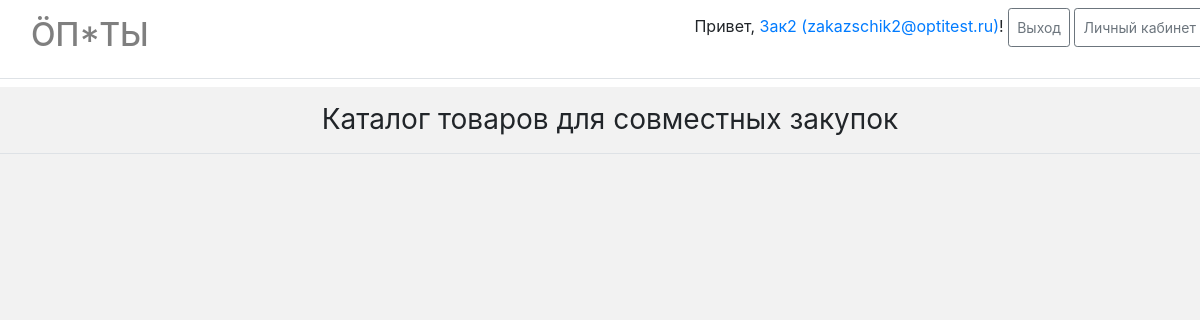
The app's page /catalog/ (signed in), older data.
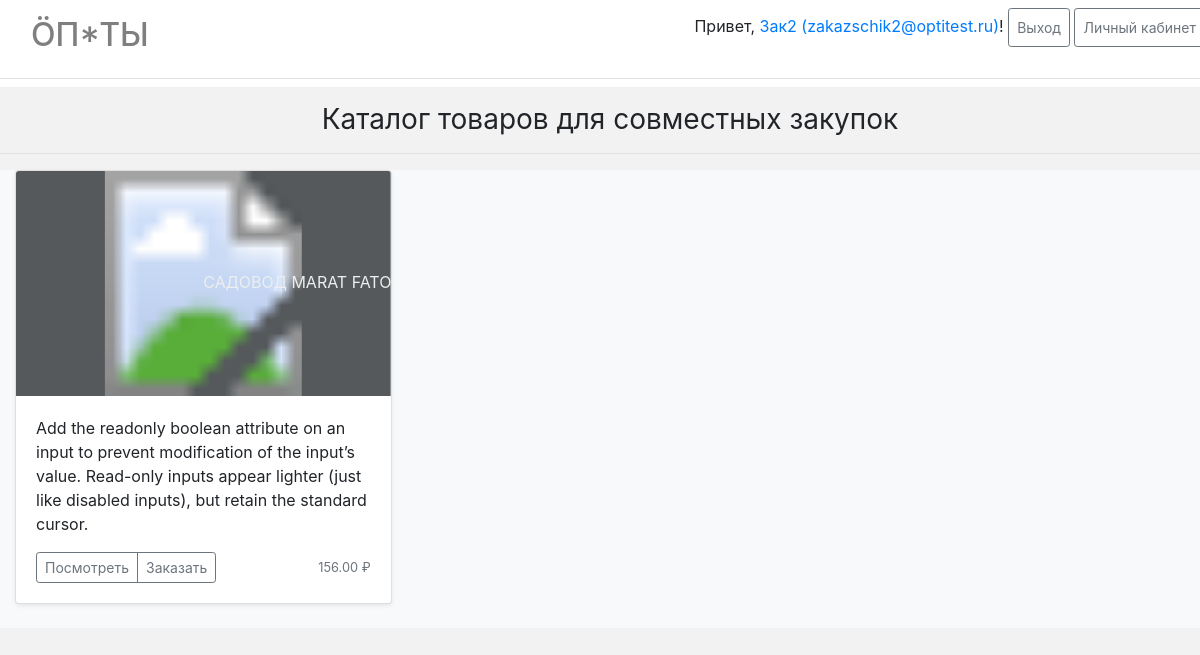
The same page, newer data.
### main/models.py (models this page shows, shortened)
class User(AbstractUser):
    USERNAME_FIELD = 'email'
    REQUIRED_FIELDS = []
    username = None
    email = models.EmailField('Email', unique=True)
    phone = models.CharField('Телефон', max_length=20)
    location = models.CharField('Адрес доставки', max_length=255)
    birth_date = models.DateField('Дата рождения', blank=True, default='')
    role = models.PositiveSmallIntegerField('Роль', choices=tuple(Roles), default=Roles.UNREGISTERED)
    balance = models.DecimalField(max_digits=10, decimal_places=2, default=0)
    objects = CustomUserManager()
    class Meta:
        ordering = ('role',)

class Product(ModelWithTimestamp, ModelWithUser):
    objects = ProductManager()
    name = models.CharField(verbose_name='Название',  max_length=100, default='')
    image = models.ImageField(verbose_name='Фото товара', upload_to=get_path_to_product_image)
    place = models.CharField(verbose_name='Место', max_length=150, default='')
    price = models.DecimalField(verbose_name='Цена', max_digits=10, decimal_places=2, default=0)
    comment = models.CharField(verbose_name='Комментарий к товару', max_length=255, default='')
    quantity = models.PositiveIntegerField(verbose_name='Количество', default=0)
    shopping_type = models.PositiveSmallIntegerField(verbose_name='Вид закупки',
                                                     default=ShoppingTypes.INDIVIDUAL,
                                                     choices=tuple(ShoppingTypes))

### main/views.py (the view, shortened to what this page needs)
# urls.py: path('catalog/', main_views.CatalogOrderItems.as_view(), name='catalog'),
class CatalogOrderItems(LoginRolesRequiredViewMixin, CommonContextViewMixin, CreateView):
    template_name = 'main/catalog_items.html'
    url_name = 'catalog'
    form_class = ProductForm
    model = _models.Product
    allowed_roles = (Roles.ZAKAZSCHIK,)
    def __init__(self, *args, **kwargs):
        self.order_id = None
        super().__init__(*args, **kwargs)
    def get_context_data(self, **kwargs):
        context = super().get_context_data(**kwargs)
        context['products'] = _models.Product.objects.get_joint_products()
        context['MEDIA_URL'] = settings.MEDIA_URL
        return context
    def dispatch(self, request, *args, **kwargs):
        self.order_id = kwargs.pop('pk', None)
        return super().dispatch(request, *args, **kwargs)

### main/core/view_mixins.py (called while the page is built)
    def dispatch(self, request, *args, **kwargs):
        self.user = request.user
        if not self.user.is_authenticated:
            return self.handle_no_permission()
        if self.user.role not in self.allowed_roles and self.user.role != Roles.ADMINISTRATOR:
            return self.handle_no_permission()
        return super().dispatch(request, *args, **kwargs)

    def get_context_data(self, **kwargs):
        context = super().get_context_data(**kwargs)
        context['shop_title'] = SHOP_TITLE
        if self.user.is_authenticated:
            context['user_pk'] = self.user.pk
            context['email'] = self.user.email
            context['user_role'] = self.user.role
            context['roles'] = Roles
            context['user_is_authenticated'] = True
            context['user_first_name'] = self.user.first_name
            context['user_last_name'] = self.user.last_name
        return context

    def dispatch(self, request, *args, **kwargs):
        self.user = request.user
        return super().dispatch(request, *args, **kwargs)

### main/models.py (called while the page is built)
    def get_joint_products(self, **kwargs):
        return Product.objects.filter(shopping_type=ShoppingTypes.JOINT, **kwargs)

### main/templates/main/catalog_items.html (shortened to what this page needs)
{% extends 'base.html' %}
{% block content %}
<div>
    <h3 class="font-weight-normal text-center py-3 border-bottom" style="margin-block-start: 0;  margin-block-end: 0;">
        Каталог товаров для совместных закупок</h3>
    <div class="bg-light mt-3">
        <div class="container">
                  <div class="row">
        {% for p in products %}
            <div class="col-md-4">
              <div class="card mb-4 shadow-sm">
                <svg class="bd-placeholder-img card-img-top" width="100%" height="225" xmlns="http://www.w3.org/2000/svg" preserveAspectRatio="xMidYMid slice" focusable="false" role="img" aria-label="Placeholder: Thumbnail">
                    <title>Placeholder</title>
                    <rect width="100%" height="100%" fill="#55595c"></rect>
                    <image xlink:href="{{ MEDIA_URL }}{{ p.image }}" x="0" y="0" width="100%" height="100%" />
                    <text x="50%" y="50%" fill="#eceeef" dy=".3em">{{ p.name }}</text>
                </svg>
                <div class="card-body">
                  <p class="card-text">{{ p.comment }}</p>
                  <div class="d-flex justify-content-between align-items-center">
                    <div class="btn-group">
                        <a class="btn btn-sm btn-outline-secondary" href="{% url 'main:details' pk=p.id %}">Посмотреть</a>
                        <a class="btn btn-sm btn-outline-secondary" href="#">Заказать</a>
                    </div>
                    <small class="text-muted">{{ p.price }} ₽</small>
                  </div>
                </div>
              </div>
            </div>
        {% endfor %}
          </div>
    </div>
  </div>
</div>
{% endblock content %}

### templates/base.html (shortened to what this page needs)
{% load static %}
<!DOCTYPE html>
<html lang="en">
<head>
    <link rel="stylesheet" href="https://stackpath.bootstrapcdn.com/bootstrap/4.3.1/css/bootstrap.min.css">
    <link rel="stylesheet" href="{% static 'css/styles.css' %}">
</head>
<body>
    <header>
        <div class="border-bottom">
            <div class="container">
            <div class="row justify-content-between">
                <div class="col-5">
                    <h2 class="d-flex justify-content-between align-items-center py-2">
                         <a class="nav-link active" href="{% url 'main:index' %}" style="color: rgba(0,0,0,.5);">{{ shop_title }}</a>
                    </h2>
                </div>
                    {% if user_is_authenticated %}
                        <div class="col-7">
                            <div class="py-2 text-right">
                                <span> Привет, <a href="{% url 'main:user_details' pk=user_pk %}" title="Детальная информация о пользователе">{{ user_first_name }} ({{ email }})</a>!</span>
                                <a class="py-2 btn btn-sm btn-outline-secondary" href="{% url 'main:logout' %}">Выход</a>
                                {% if user_role == roles.ADMINISTRATOR %}
                                    <a class="py-2 btn btn-sm btn-outline-secondary" href="{% url 'main:administrator' %}">Личный кабинет</a>
                                {% elif user_role == roles.ZAKUPSCHIK %}
                                    <a class="py-2 btn btn-sm btn-outline-secondary" href="{% url 'main:zakupschik' %}">Личный кабинет</a>
                                {% else %}
                                    <a class="py-2 btn btn-sm btn-outline-secondary" href="{% url 'main:zakazschik' %}">Личный кабинет</a>
                                {% endif %}
                            </div>
                    {% else %}
                        <div class="col-3 text-right">
                            <div class="py-3 btn-group">
                                <a class="btn btn-sm btn-outline-secondary " href="{% url 'main:signup' %}">Регистрация</a>
                                <a class="btn btn-sm btn-outline-secondary" href="{% url 'main:login' %}">Войти</a>
                            </div>
                    {% endif %}
                        </div>
                        </div>
                </div>
            </div>
        <div class="py-1" style="background-color: #fff"></div>
    </header>
    {% block content %}{% endblock %}
</body>
</html>

### main/static/css/styles.css (style rules this page uses)
body { background-color: #f2f2f2; min-width: 1220px; }
header { background-color: #fff; }
.container { max-width: 960px; max-width: 1220px; }

Row changes from the older to the newer data that the page shows:
added Product: name "САДОВОД MARAT…", comment "Add the readonly boolean attribute on an input to prevent modification of the input’s value. Read-only inputs appear lighter (just like disabled inputs), but retain the standard cursor.", price "156.00"
